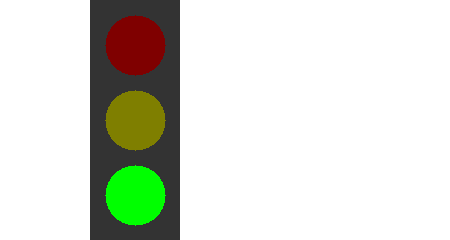
#> input picture Apoorva-CV-lecture-quizzes-python/Scratch Pads/simple_tl.png, 450 x 240 px
$ jupyter execute --allow-errors 'PS2 Scratch Pad- Warning Sign.ipynb'   (shell and % lines are left out)
#> lines starting #> are read from the running program, lines starting #| are printed output that depends on the picture; after the words box and inside, x2 and y2 are one past the last pixel; in counts of white or black regions, pixels touching at a corner belong together; long printed decimals are rounded
[cell 1]
import matplotlib.pyplot as plt
import cv2
import numpy as np

[cell 2]
img = cv2.imread('simple_tl.png')
#> img is the input picture: shape (240, 450, 3); mean B, G, R 210.2, 220.2, 216.8
plt.imshow(cv2.cvtColor(img, cv2.COLOR_BGR2RGB))
plt.show()

# [4 lines of commented-out code are left out]

[cell 3]
b_img, g_img, r_img = cv2.split(img)
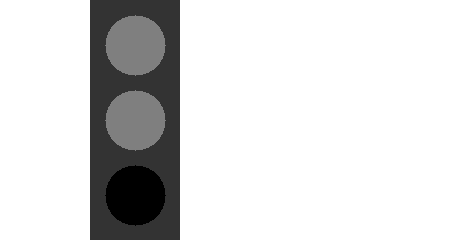
#> r_img: shape (240, 450); min 0, max 255, mean 216.8

plt.imshow(b_img, 'gray')
# plt.imshow(b_img)
plt.show()

plt.imshow(g_img, 'gray')
# plt.imshow(g_img)
plt.show()

plt.imshow(r_img, 'gray')
# plt.imshow(r_img)
plt.show()

[cell 4]
# [6 lines of commented-out code are left out]
g_img_blur = cv2.medianBlur(g_img,5)
circles = cv2.HoughCircles(g_img_blur, cv2.HOUGH_GRADIENT, 1, 1, param1=50, param2=1, minRadius=0,maxRadius=30)
#> circles = 1896 rows, first 8: [133.5, 44.5, 29.4], [133.5, 119.5, 29.4], [133.5, 194.5, 29.4], [134.5, 43.5, 29.4], [134.5, 118.5, 29.4], [134.5, 193.5, 29.4], [134.5, 46.5, 29.4], [134.5, 121.5, 29.4]
print(circles)
#> (printed output is left out)
print(circles.shape)
#| (1, 1896, 3)

[cell 5]
g_img_blur = cv2.medianBlur(g_img,5)
circles = cv2.HoughCircles(g_img_blur, cv2.HOUGH_GRADIENT, 1, 30, param1=50, param2=8, minRadius=0,maxRadius=30)
#> circles = [[133.5, 44.5, 29.4], [133.5, 119.5, 29.4], [133.5, 194.5, 29.4]]
print(circles)
#| [[[133.5  44.5  29.4]
#|   [133.5 119.5  29.4]
#|   [133.5 194.5  29.4]]]
print(circles.shape)
#| (1, 3, 3)

[cell 6]
img_gray = cv2.cvtColor(img, cv2.COLOR_BGR2GRAY)
img_gray.shape
radius = 30
circles = cv2.HoughCircles(img_gray, cv2.HOUGH_GRADIENT, 1, 2*radius, param1=50, param2=8,
#                            minRadius=0,
                           maxRadius=35)
#> circles = [[135.5, 45.5, 30.8], [135.5, 120.5, 30.8], [135.5, 195.5, 30.8]]
print(circles)
#| [[[135.5  45.5  30.8]
#|   [135.5 120.5  30.8]
#|   [135.5 195.5  30.8]]]
print(circles.shape)
#| (1, 3, 3)

# HSV Detections

[cell 7]
# img = cv2.imread('simple_tl.png')
img = cv2.imread('scene_tl_1.png')
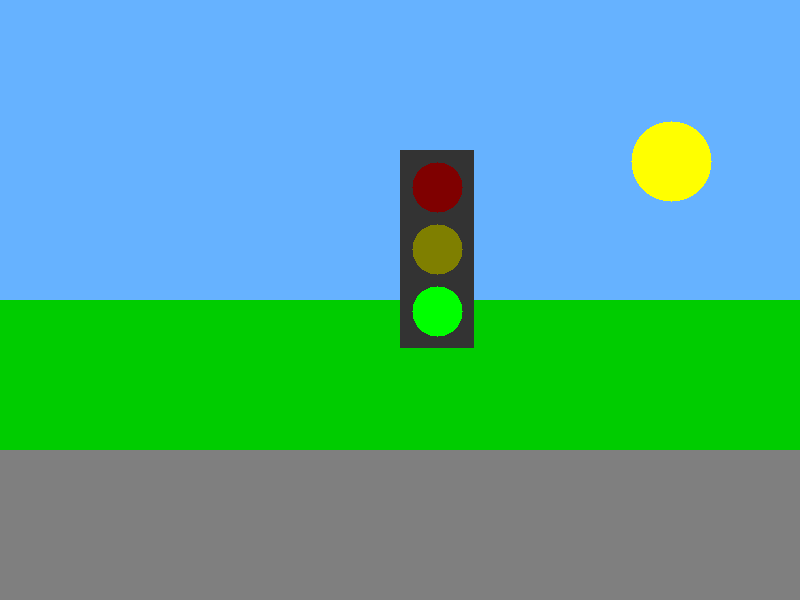
#> input picture Apoorva-CV-lecture-quizzes-python/Scratch Pads/scene_tl_1.png, 800 x 600 px
#> img is the input picture: shape (600, 800, 3); mean B, G, R 151.6, 169.4, 84
plt.imshow(img)
plt.show()
print(img.shape)
#| (600, 800, 3)
# [6 lines of commented-out code are left out]
img_hsv = cv2.cvtColor(img, cv2.COLOR_BGR2HSV)
#> img_hsv: shape (600, 800, 3); mean H, S, V 64.2, 139, 205.9
plt.imshow(img_hsv)
plt.show()

# [9 lines of commented-out code are left out]

[cell 8]
# img = cv2.imread('simple_tl.png')
img = cv2.imread('scene_tl_1.png')
img_gray = cv2.cvtColor(img, cv2.COLOR_BGR2GRAY)
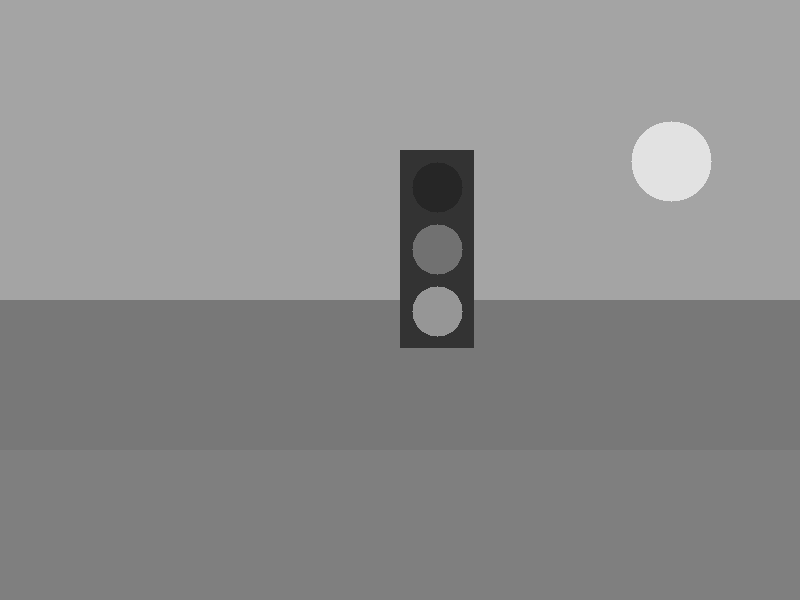
#> img_gray: shape (600, 800); min 38, max 226, mean 141.9
radius = 22
circles = cv2.HoughCircles(img_gray, cv2.HOUGH_GRADIENT, 1, 2*radius, param1=50, param2=8,
                           minRadius=radius, maxRadius=radius)
#> circles = [[434.5, 187.5, 23.4], [434.5, 249.5, 23.4], [434.5, 311.5, 23.4]]
print(circles)
#| [[[434.5 187.5  23.4]
#|   [434.5 249.5  23.4]
#|   [434.5 311.5  23.4]]]
print(circles.shape)
#| (1, 3, 3)

[cell 9]
circles = np.uint16(np.around(circles))
#> circles = [[434, 188, 23], [434, 250, 23], [434, 312, 23]]
# print("cirlces", circles)
# print(circles[0][0])
for i in circles[0,:]:
    # draw the outer circle
    cv2.circle(img,(i[0],i[1]),i[2],(0,255,0),2)
    # draw the center of the circle
    cv2.circle(img,(i[0],i[1]),2,(0,0,255),3)
    print("i: ", i)
#     print("shape", img.shape)
    print(img[i[1], i[0]])
    print(img_hsv[i[1], i[0]])
    print()
#> this loop made 3 passes
#| i:  [434 188  23]
#| [  0   0 255]
#| [  0 255 127]
#| i:  [434 250  23]
#| [  0   0 255]
#| [ 30 255 127]
#| i:  [434 312  23]
#| [  0   0 255]
#| [ 60 255 255]
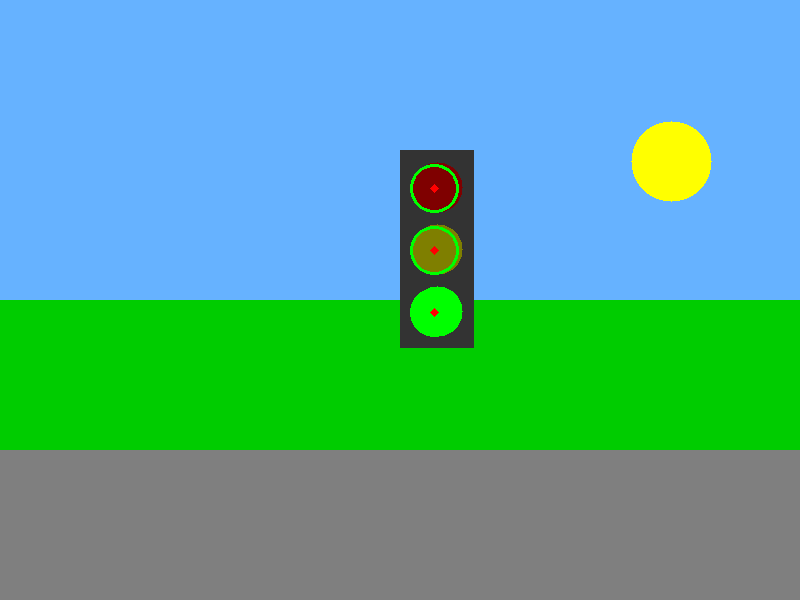
#> img: shape (600, 800, 3); 0.23% of pixels changed, all inside (x1, y1, x2, y2) = (410, 164, 459, 337)
plt.imshow(cv2.cvtColor(img, cv2.COLOR_BGR2RGB))

# [4 lines of commented-out code are left out]

[cell 10]
def find_triangle(lines, orientation):
    """

    :param lines: list of lines from HoughLines()???
    :param orientation: this can be ignored for our case, (challenge?)
    :return:
    """
    '''
    valid_angles = [30, 90, 330]
    valid_angles += orientation

    sides = []
    for line in lines:
        if line.theta is in valid_angles:
            sides.append(lines)

    vertices = []
    for j in 0 to 2:
        vertices.append(intersection(sides[j-1], sides[j]))
    '''
    pass

[cell 11]
def normalize_hsv(values):

    hue = int(round(values[0]/360.0 * 179))

    saturation = int(round(values[1]/100.0 * 255))

    value = int(round(values[2]/100.0 * 255))

    return np.array([hue, saturation, value])

# Load Image and Filter for Color

[cell 12]
img = cv2.imread('scene_wrng_1.png')
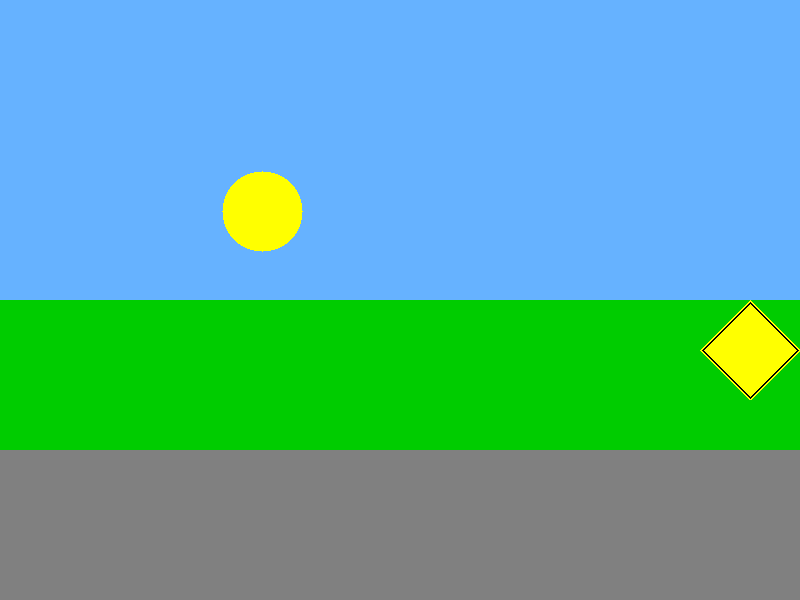
#> input picture Apoorva-CV-lecture-quizzes-python/Scratch Pads/scene_wrng_1.png, 800 x 600 px
#> img is the input picture: shape (600, 800, 3); mean B, G, R 156.8, 173.1, 87.1
# img = cv2.imread('scene_tl_1.png')
# img = cv2.imread('heisenberg-drawing-desktop-1.png')
print(img.shape)
#| (600, 800, 3)

plt.imshow(cv2.cvtColor(img, cv2.COLOR_BGR2RGB))
plt.show()

img_gray = cv2.cvtColor(img, cv2.COLOR_BGR2GRAY)
gray_img_blur = cv2.GaussianBlur(img_gray, (5,5), 15)
plt.imshow(cv2.cvtColor(gray_img_blur, cv2.COLOR_BGR2RGB))

hsv = cv2.cvtColor(img, cv2.COLOR_BGR2HSV)
#> hsv: shape (600, 800, 3); mean H, S, V 66.4, 141.1, 210.8
lower_yellow = normalize_hsv(np.array([55, 97, 99]))
upper_yellow = normalize_hsv(np.array([60, 98.82, 100]))

#python
# https://www.learnopencv.com/color-spaces-in-opencv-cpp-python/
bgr = [3, 255, 255]
thresh = 5

minBGR = np.array([bgr[0] - thresh, bgr[1] - thresh, bgr[2] - thresh])
maxBGR = np.array([bgr[0] + thresh, bgr[1] + thresh, bgr[2] + thresh])

maskBGR = cv2.inRange(img, minBGR, maxBGR)
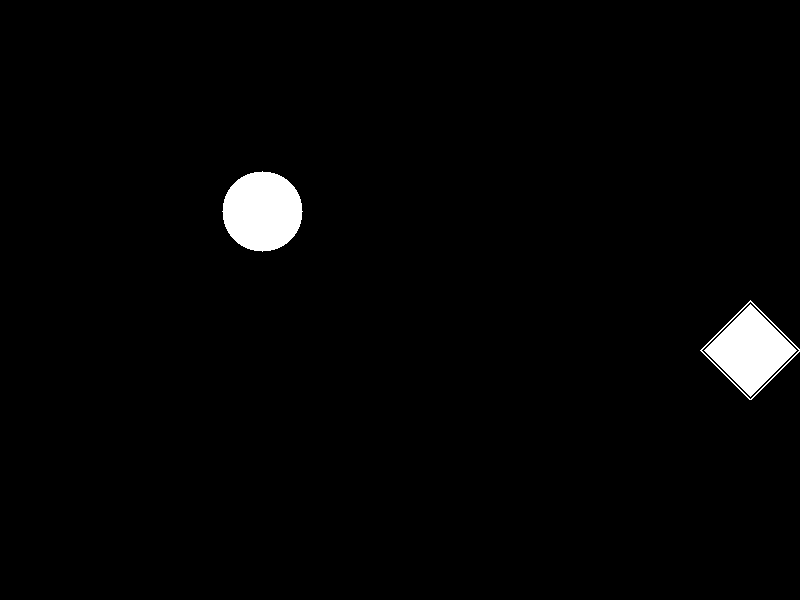
#> maskBGR: shape (600, 800); 2% white; 3 white regions, box (x1, y1, x2, y2) and area: (222, 171, 303, 252) 5025, (704, 304, 797, 397) 4325, (700, 300, 800, 400) 394
res = cv2.bitwise_and(img, img, mask=maskBGR)

# mask = cv2.inRange(hsv, lower_yellow, upper_yellow)
# res = cv2.bitwise_and(img, img, mask=mask)
plt.imshow(hsv)
plt.show()
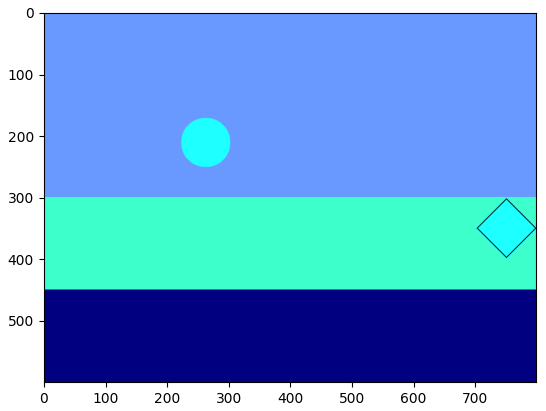
#> figure drawn by matplotlib, 1 panel
plt.imshow(cv2.cvtColor(res, cv2.COLOR_BGR2RGB))
plt.show()

res_blur = cv2.GaussianBlur(res[:,:,2], (5,5), 40)
image_for_canny = res_blur
plt.imshow(cv2.cvtColor(image_for_canny, cv2.COLOR_BGR2RGB))
plt.show()

[cell 13]
print(lower_yellow)
print(upper_yellow)

## Canny

[cell 14]
# https://www.pyimagesearch.com/2015/04/06/zero-parameter-automatic-canny-edge-detection-with-python-and-opencv/
def auto_canny(image, sigma=0.33):
    # compute the median of the single channel pixel intensities
    v = np.median(image)

    # apply automatic Canny edge detection using the computed median
    lower = int(max(0, (1.0 - sigma) * v))
    upper = int(min(255, (1.0 + sigma) * v))
    edged = cv2.Canny(image, lower, upper)

    return edged
print(image_for_canny.shape)
#| (600, 800)
edges = cv2.Canny(image_for_canny, 10, 10)
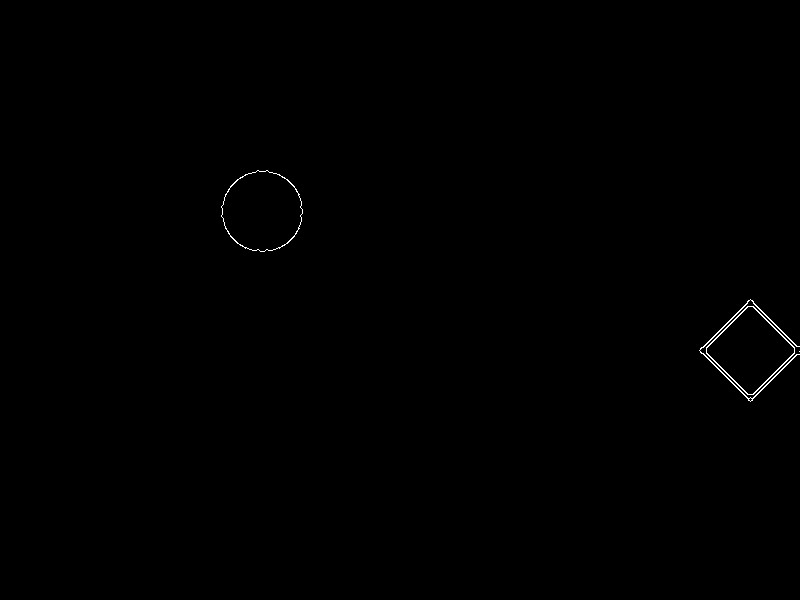
#> edges: shape (600, 800); 0.21% white in thin lines or dots, all inside (x1, y1, x2, y2) = (221, 170, 800, 402)
# edges = auto_canny(image_for_canny, 0.99)
plt.imshow(edges)
# output_img = cv2.cvtColor(img_gray, cv2.COLOR_GRAY2BGR)
# plt.show()

[cell 15]
lines = cv2.HoughLines(edges, 1, 5*np.pi/180, 80)
#> lines = [[-247, 2.36], [742, 0.785], [-250, 2.36], [745, 0.785]]
print(len(lines))
#| 4
print(lines)
#| [[[-247.           2.356]]
#|  [[ 742.           0.7854]]
#|  [[-250.           2.356]]
#|  [[ 745.           0.7854]]]

output_img = cv2.cvtColor(img_gray, cv2.COLOR_GRAY2BGR)
print(len(lines))
#| 4

for i in lines:
    rho, theta = i[0]
    a = np.cos(theta)
    b = np.sin(theta)
    x0 = a*rho
    y0 = b*rho
    x1 = int(x0 + 1000*(-b))
    y1 = int(y0 + 1000*(a))
    x2 = int(x0 - 1000*(-b))
    y2 = int(y0 - 1000*(a))
    cv2.line(output_img,(x1,y1),(x2,y2),(0,0,255),2)
#> this loop made 4 passes
#> (rho, theta, a, x0, y0, x1, y1, x2) on passes 1 to 4: (-247, 2.36, -0.707, 174.7, -174.7, -532, -881, 881), (742, 0.785, 0.707, 524.7, 524.7, -182, 1231, 1231), (-250, 2.36, -0.707, 176.8, -176.8, -530, -883, 883), (745, 0.785, 0.707, 526.8, 526.8, -180, 1233, 1233)
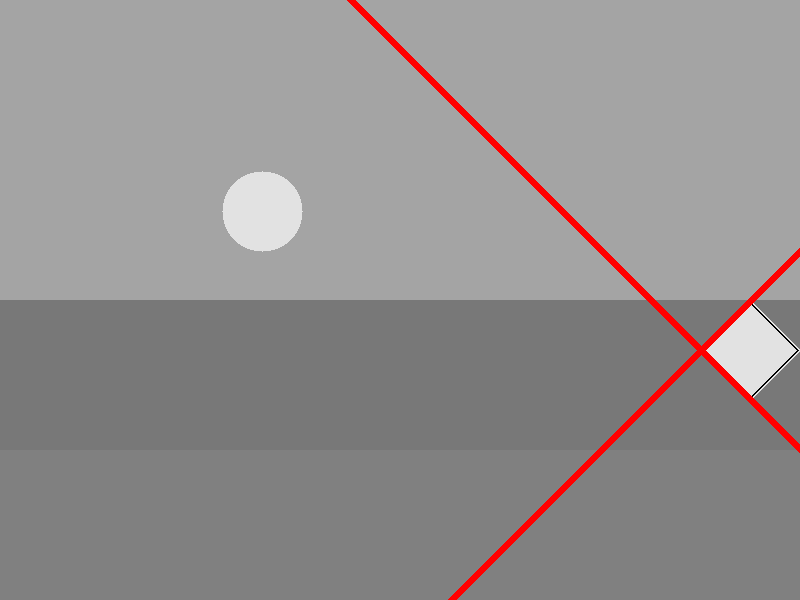
#> output_img: shape (600, 800, 3); mean B, G, R 143.5, 143.5, 147.3

plt.imshow(cv2.cvtColor(output_img, cv2.COLOR_BGR2RGB))

[cell 16]
lines = cv2.HoughLinesP(
    edges, 0.25, np.pi/180,
    15,
    30,
    1
)
#> lines = 16 rows, first 6: [750, 299, 797, 346], [703, 353, 748, 398], [750, 401, 797, 354], [699, 350, 749, 300], [752, 398, 796, 354], [753, 394, 794, 353]
print(len(lines))
#| 16
# print(lines)

output_img = cv2.cvtColor(img_gray, cv2.COLOR_GRAY2BGR)

for i in lines:
    x1,y1,x2,y2 = i[0]
    cv2.line(output_img, (x1,y1), (x2,y2), (0,0,255), 2)
#> this loop made 16 passes
#> (x1, y1, x2, y2) on passes 1 to 12: (750, 299, 797, 346), (703, 353, 748, 398), (750, 401, 797, 354), (699, 350, 749, 300), (752, 398, 796, 354), (753, 394, 794, 353), (752, 306, 794, 348), (703, 347, 747, 303), (706, 347, 747, 306), (706, 352, 748, 394), (706, 353, 747, 394), (753, 303, 796, 346)
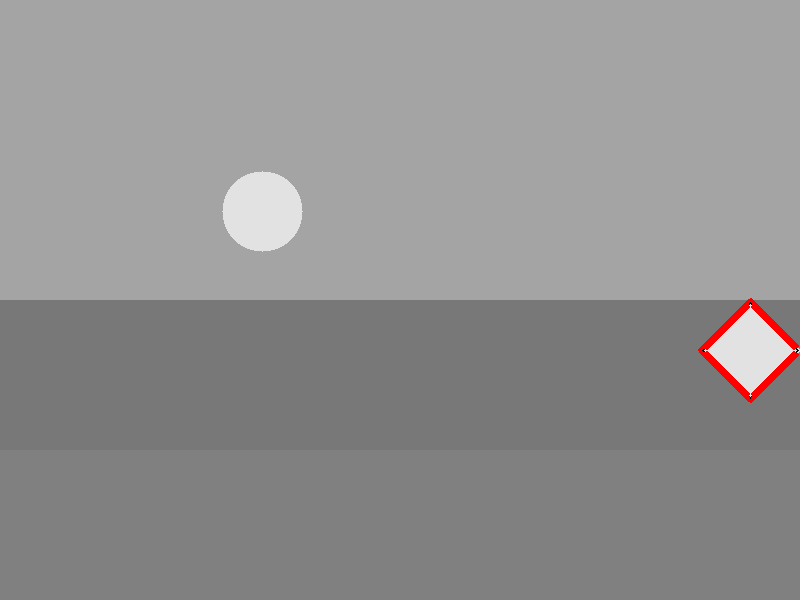
#> output_img: shape (600, 800, 3); mean B, G, R 145, 145, 146

plt.imshow(cv2.cvtColor(output_img, cv2.COLOR_BGR2RGB))
